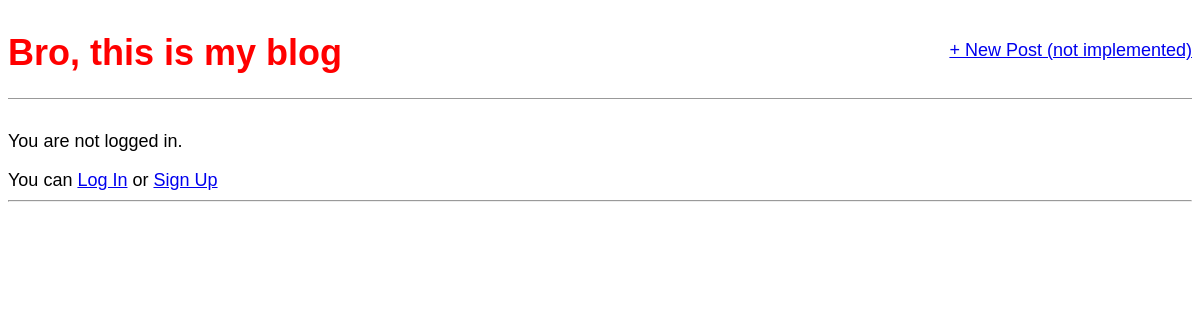
Before: / with the older database file.
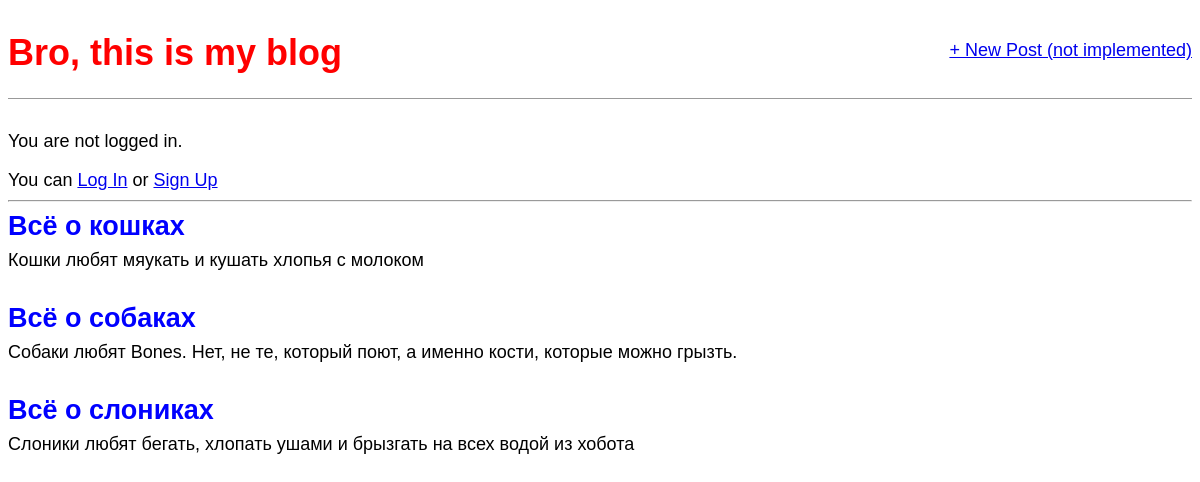
After: the same page with the newer database file.
### AdminUser/apps/blog/models.py (models this page shows, shortened)
class Post(models.Model):
    title = models.CharField(verbose_name='Заголовок', max_length=200)
    author = models.ForeignKey('auth.User', verbose_name='Автор', on_delete=models.CASCADE,)
    body = models.TextField(verbose_name='Содержание')
    class Meta:
        verbose_name = 'Пост'
        verbose_name_plural = 'Посты'

### AdminUser/apps/blog/views.py (the view)
# urls.py: path('', BlogListView.as_view(), name='home'),
class BlogListView(ListView):
    model = Post
    template_name = 'main/home.html'

### AdminUser/templates/main/home.html
{% extends 'main/base.html' %}
{% block content %}
  {% for post in object_list %}
    <div class="post-entry">
      <h2><a href="">{{ post.title }}</a></h2>
      <p>{{ post.body }}</p>
    </div>
  {% endfor %}
{% endblock content %}

### AdminUser/templates/main/base.html (shortened to what this page needs)
{% load static %}
<html>
  <head>
    <link href="{% static 'main/css/base.css' %}" rel="stylesheet">
  </head>
  <body>
    <div>
      <header>
        <div class="nav-left">
          <h1><a href="{% url 'home' %}">Bro, this is my blog</a></h1>
        </div>
        <div class="nav-right">
          <a href="{% url 'home' %}">+ New Post (not implemented)</a>
        </div>
      </header>
      {% if user.is_authenticated %}
        <p>Hi {{ user.username }}!</p>
        <p><a href="{% url 'logout' %}">Log out</a></p>
      {% else %}
        <p>You are not logged in.</p>
        <a>You can </a>
        <a href="{% url 'login' %}">Log In</a>
        <a> or </a>
        <a href="{% url 'signup' %}">Sign Up</a>
      {% endif %}
         <hr />
    {% block content %}
    {% endblock content %}
    </div>
  </body>
</html>

### AdminUser/static/main/css/base.css (style rules this page uses)
body { font-family: 'Source Sans Pro', sans-serif; font-size: 18px; }
header { border-bottom: 1px solid #999; margin-bottom: 2rem; display: flex; }
header h1 a { color: red; text-decoration: none; }
.nav-left { margin-right: auto; }
.nav-right { display: flex; padding-top: 2rem; }
.post-entry { margin-bottom: 2rem; }
.post-entry h2 { margin: 0.5rem 0; }
.post-entry h2 a, .post-entry h2 a:visited { color: blue; text-decoration: none; }
.post-entry p { margin: 0; font-weight: 400; }

Changed rows visible on the page:
added Post: title "Всё о кошках", body "Кошки любят мяукать и кушать хлопья с молоком"
added Post: title "Всё о собаках", body "Собаки любят Bones. Нет, не те, который поют, а именно кости, которые можно грызть."
added Post: title "Всё о слониках", body "Слоники любят бегать, хлопать ушами и брызгать на всех водой из хобота"
